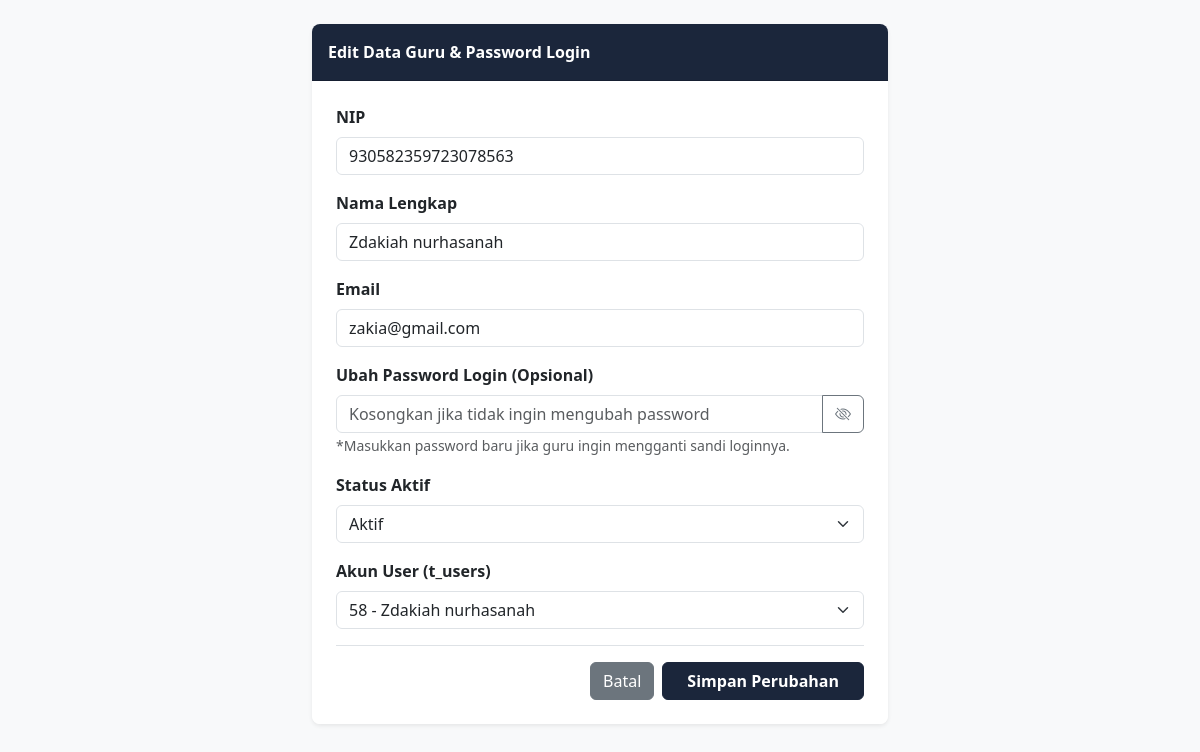
The page /guru/guru_edit.php?id=56 (signed in) on the database its author committed.
### tables this page shows
CREATE TABLE `t_guru` (
  `id` int(11) NOT NULL,
  `nip` varchar(30) NOT NULL,
  `nama` varchar(150) DEFAULT NULL,
  `email` varchar(150) NOT NULL,
  `status_aktif` tinyint(1) NOT NULL,
  `user_id` int(11) NOT NULL,
  `created_at` timestamp NOT NULL DEFAULT current_timestamp(),
  `updated_at` timestamp NOT NULL DEFAULT current_timestamp()
);

### guru/guru_edit.php (the view, shortened to what this page needs)
<?php
include '../koneksi.php';
$id = $_GET['id'] ?? '';
$data = mysqli_fetch_assoc(mysqli_query($koneksi, "SELECT * FROM t_guru WHERE id='$id'"));
?>
<!DOCTYPE html>
<html lang="id">
<head>
  <link href="https://cdn.jsdelivr.net/npm/bootstrap@5.3.0/dist/css/bootstrap.min.css" rel="stylesheet">
  <link rel="stylesheet" href="https://cdn.jsdelivr.net/npm/bootstrap-icons@1.11.1/font/bootstrap-icons.css">
</head>
<body class="bg-light p-4">
  <div class="container" style="max-width: 600px;">
    <div class="card shadow-sm border-0 rounded-3 overflow-hidden">
      <div class="card-header text-white fw-bold p-3" style="background-color: #1b263b;">
        Edit Data Guru & Password Login
      </div>
      <div class="card-body p-4 bg-white">
        <form action="" method="POST">
          <div class="mb-3">
            <label class="form-label fw-bold">NIP</label>
            <input type="text" name="nip" class="form-control" value="<?= htmlspecialchars($data['nip']); ?>" required>
          </div>
          <div class="mb-3">
            <label class="form-label fw-bold">Nama Lengkap</label>
            <input type="text" name="nama" class="form-control" value="<?= htmlspecialchars($data['nama']); ?>" required>
          </div>
          <div class="mb-3">
            <label class="form-label fw-bold">Email</label>
            <input type="email" name="email" class="form-control" value="<?= htmlspecialchars($data['email']); ?>" required>
          </div>
          <div class="mb-3">
            <label class="form-label fw-bold">Ubah Password Login (Opsional)</label>
            <div class="input-group">
              <input type="password" name="password" id="passwordEdit" class="form-control" placeholder="Kosongkan jika tidak ingin mengubah password">
              <button class="btn btn-outline-secondary" type="button" onclick="togglePass('passwordEdit', 'iconEdit')">
                <i class="bi bi-eye-slash" id="iconEdit"></i>
              </button>
            </div>
            <small class="text-muted">*Masukkan password baru jika guru ingin mengganti sandi loginnya.</small>
          </div>
          <div class="mb-3">
            <label class="form-label fw-bold">Status Aktif</label>
            <select name="status_aktif" class="form-select">
              <option value="1" <?= $data['status_aktif'] == 1 ? 'selected' : ''; ?>>Aktif</option>
            </select>
          </div>
          <div class="mb-3">
            <label class="form-label fw-bold">Akun User (t_users)</label>
            <select name="user_id" class="form-select">
              <?php
              $q_u = mysqli_query($koneksi, "SELECT * FROM t_users");
              while ($u = mysqli_fetch_assoc($q_u)) {
                $selected = ($u['id'] == $data['user_id']) ? 'selected' : '';
                echo "<option value='{$u['id']}' {$selected}>{$u['id']} - {$u['nama']}</option>";
              }
              ?>
            </select>
          </div>
          <div class="pt-3 border-top d-flex gap-2 justify-content-end">
            <a href="../dashboard.php?tab=menu2" class="btn btn-secondary">Batal</a>
            <button type="submit" name="update" class="btn text-white px-4 fw-bold" style="background-color: #1b263b; border-color: #1b263b;">Simpan Perubahan</button>
          </div>
        </form>
      </div>
    </div>
  </div>
</body>
</html>

### rows shown on the page
t_guru: nip "930582359723078563", nama "Zdakiah nurhasanah", email "zakia@gmail.com", status_aktif "Aktif"

### other values the page prints
form field user_id "58 - Zdakiah nurhasanah"
